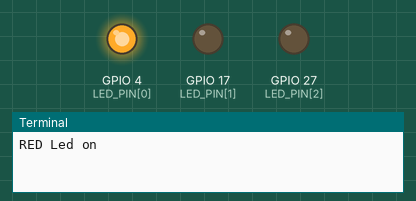
This program was run on a simulated Raspberry Pi (BCM pin numbers). Parts: output pins drawn as LEDs (lit = HIGH), the last lines printed to the terminal. At 6.0 s the program stops and its outputs stay as they are.

Above: at 0.1 s.
At 2.1 s:
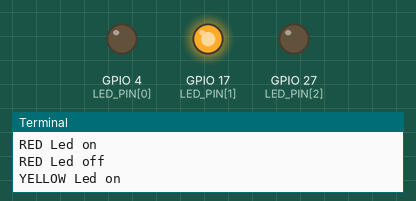
At 4.1 s:
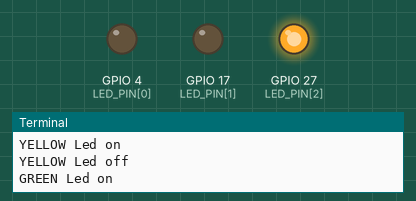
At 6.1 s:
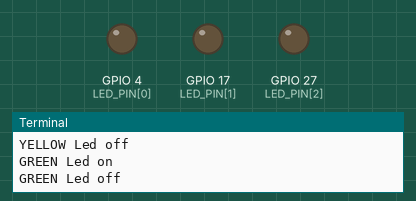
Timing chart, 0 to 7.5 s (numbered marks = the images above):
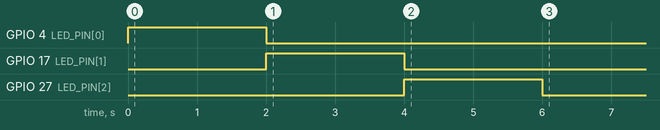

Measured:
- by itself, GPIO 4 (LED_PIN[0]): LOW → HIGH at 0.00 s, → LOW 2.0 s later
- by itself, GPIO 17 (LED_PIN[1]): LOW → HIGH at 2.0 s, → LOW 2.0 s later
- by itself, GPIO 27 (LED_PIN[2]): LOW → HIGH at 4.0 s, → LOW 2.0 s later

The program:

led_blink_task_test.py
```python
import RPi.GPIO as GPIO
import time
j = 0
def LED_GGAMBBAK(LED_PIN):
    global j
    print(COLOR_LIST[j], "Led on")
    GPIO.output(LED_PIN, GPIO.HIGH)
    time.sleep(2)
    print(COLOR_LIST[j], "Led off")
    GPIO.output(LED_PIN, GPIO.LOW)
    j += 1
LED_PIN = [4, 17, 27]
COLOR_LIST = ["RED", "YELLOW","GREEN"]
GPIO.setmode(GPIO.BCM)
GPIO.setup(LED_PIN, GPIO.OUT)
for i in LED_PIN:
    LED_GGAMBBAK(i)
GPIO.cleanup()
```
